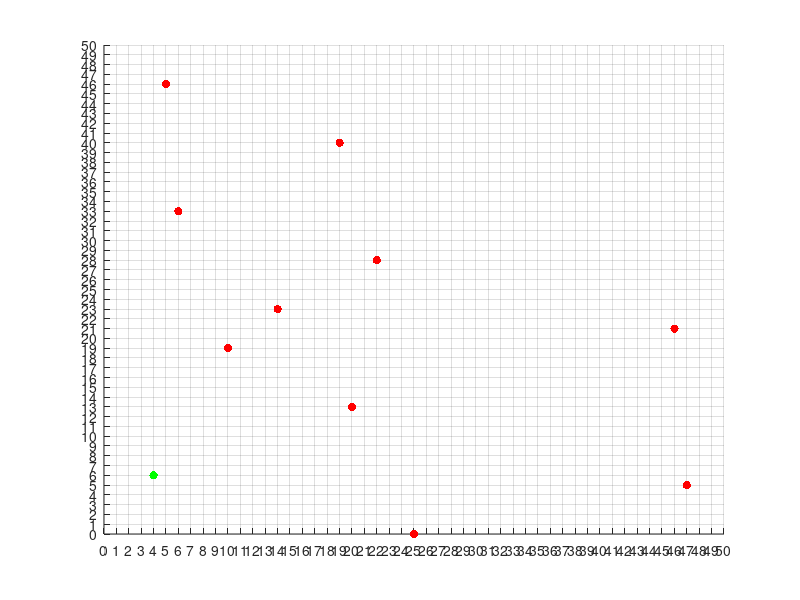

MATLAB code to generate this figure: (Note: this script raises an error after producing the figure.)
% Made by V.A. 2020-11-11
clc;
clear all;
close all;

randMoveCount = 0;
ejimas = 0;
agentDeath = 0;

AgentsN = 10;
SizeOfEnvironmet=[0 50 0 50]; % Size of Environmet (xmin xmax ymin ymax)
% apskaiciuoja x y arenos dydi
Xdiff = SizeOfEnvironmet(2) - SizeOfEnvironmet(1) + 1;
Ydiff = SizeOfEnvironmet(4) - SizeOfEnvironmet(3) + 1;
% paskiria random vietas, negali kartotis
AgentsLocX = randperm(Xdiff,AgentsN+1)-1;
AgentsLocY = randperm(Ydiff,AgentsN+1)-1;
% last element will be prey
PreyLoc = [AgentsLocX(end); AgentsLocY(end)];
% gather in one matrix all agents
AgentsLoc = [AgentsLocX(1:end-1); AgentsLocY(1:end-1)];
clear AgentsLocX AgentsLocY Ydiff Xdiff

% ploting stuff
whitebg('black')
hold on
AL_scatter = scatter(AgentsLoc(1,:),AgentsLoc(2,:),'r','filled');
PL_scatter = scatter(PreyLoc(1),PreyLoc(2),'g','filled');
% axis and grid for better visual
axis(SizeOfEnvironmet)
xticks(SizeOfEnvironmet(1):SizeOfEnvironmet(2))
yticks(SizeOfEnvironmet(3):SizeOfEnvironmet(4))
grid on

% make loop to simulate the game;
for i=1:1000
    ejimas = ejimas + 1;
    pause(0.01)
    prey_move;


% for loop if all agents are homogeneous
for z=1:AgentsN
    This_agent = AgentsLoc(:,z);
    pause(0.01)
    agent_move;
     % if agentMoved
     %         remove old, draw new
      AL_scatter.XData(z) = This_agent(1);
      AL_scatter.YData(z) = This_agent(2);
    % end
    AgentsLoc(:,z) = This_agent;
    
    %disp(This_agent)
end
%fprintf("ėjimas - %d\n", ejimas)
end

